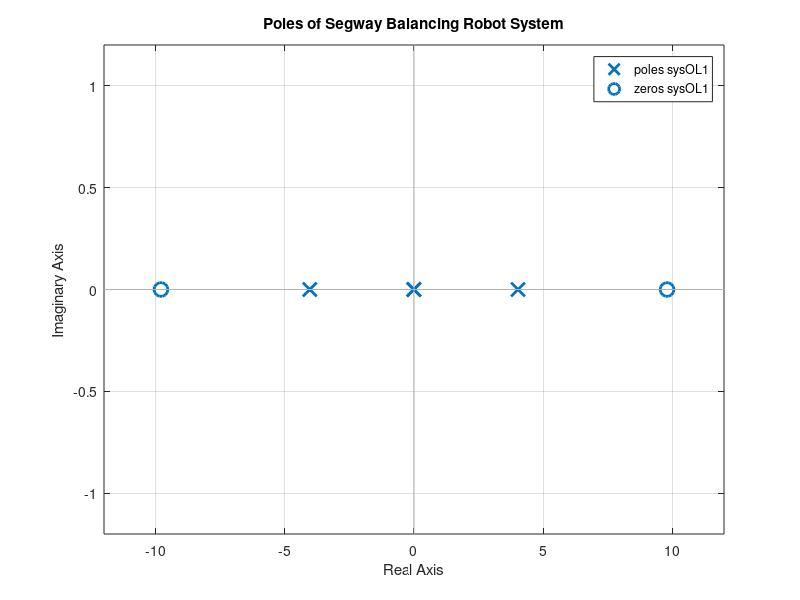
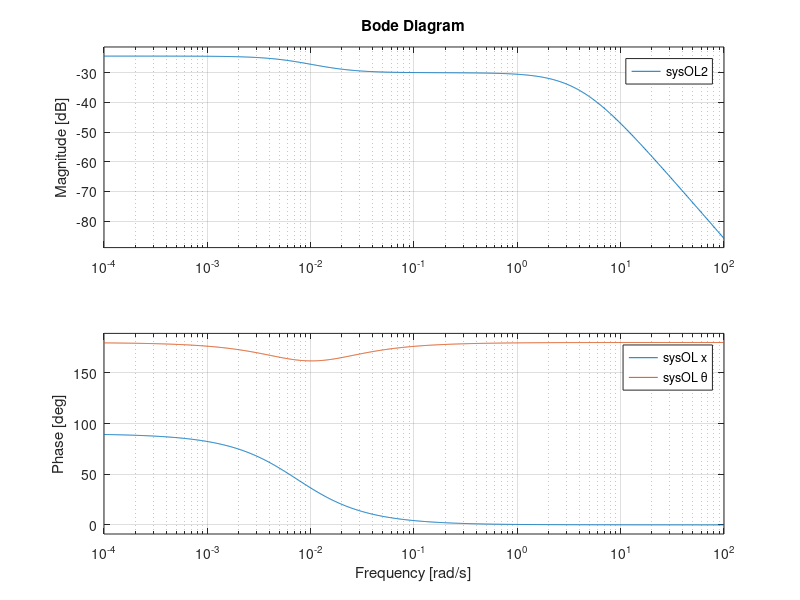
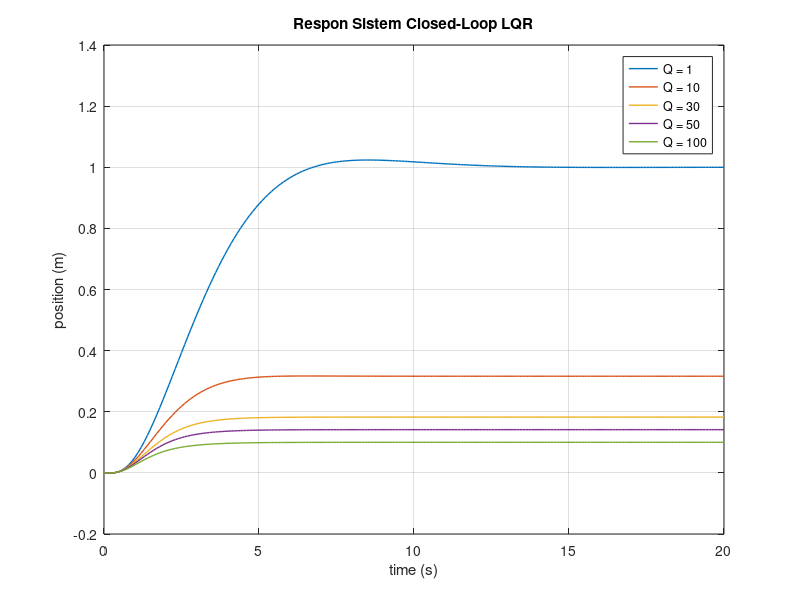
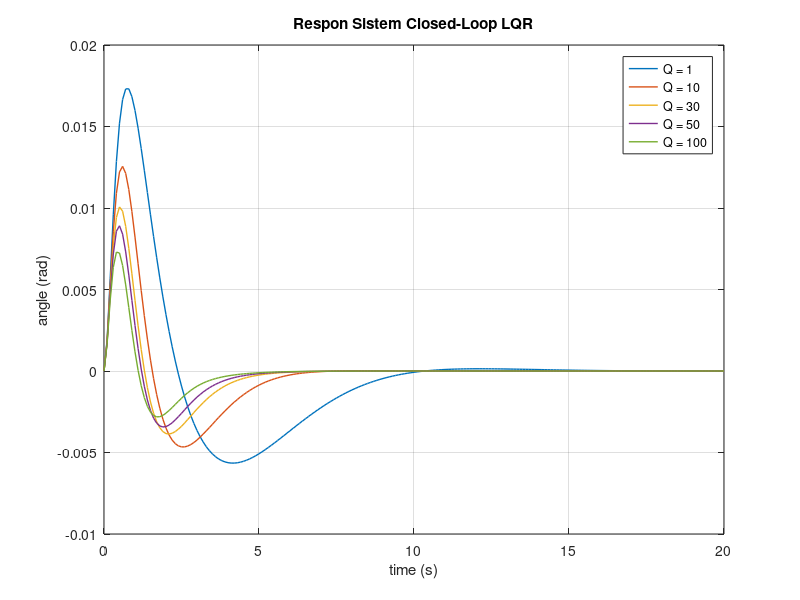

Write MATLAB code to recreate these figures, in order.
%% TUGAS BESAR KENDALI LANJUT (KL)
% Nama  : Gede Haris Widiarta
% NIM   : 1102174038
% Title : Segway Control with LQR
% Part  : 1 (State Space, Performansi OL, Ctrb, Obsv, LQR)
%%
% Define Parameter System
km = 0.1;       %torque constant motor (Nm/A)
ke = 0.12;      %torque constant/back EMF motor (Vs/rad)
Ri = 12;        %resistor value in DC motor (ohm)
mp = 5.4;       %mass of segway robot (kg)
mw = 0.8;       %mass of segway robot wheels (kg)
l  = 1.2;       %lenght/height body form the shaft (m)
Ip = 0.048;     %moment inertia of segway robot (kg*m^2)
Iw = 0.042;     %moment inertia of segway robot wheels (kg*m^2)
g  = 9.8;       %gravity value (m/s^2)
r  = 0.15;      %radius of segway wheels (m)

B1  = (2*mw + (2*Iw/r^2) + mp);
A1  = (Ip*B1 + 2*mp*l^2*(mw + (Iw/r^2)));
%%
% Define State Space Matrix
A = [0                     1                           0              0;
     0   (2*km*ke)*(mp*l*r-Ip-mp*l^2)/Ri*r^2*A1  (mp^2*g*l^2)/A1      0;
     0                     0                           0              1;
     0      (2*km*ke)*(r*B1-mp*l)/Ri*r^2*A1      (mp*g*l*B1)/A1       0];
 
B = [0 ; 2*km*(Ip*+mp*l^2-mp*l*r)/Ri*r*A1 ; 0 ;(2*km)*(mp*l-r*B1)/Ri*r*A1];
C = [1 0 0 0;0 0 1 0];
D = [0];
%%
% Open-Loop Response
sysOL1 = ss(A,B,C(1,:),D);
sysOL2 = ss(A,B,C(2,:),D);
%PZmap
disp('Poles Sistem: ')
poles = eig(A)
subplot(2, 2, 1:4)
pzmap(sysOL1)
hold on
% pzmap(sysOL2)
grid on
title('Poles of Segway Balancing Robot System')
%Bode Plot
figure(3)
bode(sysOL1)
hold on
bode(sysOL2)
grid on
set(legend('sysOL x','sysOL \theta'))
%%
% Controllability
Matrix_Co = ctrb(A,B)
Rank_Co   = rank(ctrb(A,B))
if Rank_Co == size(Matrix_Co);
    fprintf('System is Controllable\n')
else
    fprintf('System is Uncontrollable\n')
end
%%
% Observeability
Matrix_Ob = obsv(A,C(1,:))
Rank_Ob   = rank(obsv(A,C(1,:)))
if Rank_Ob == size(Matrix_Ob);
    fprintf('System is Observeable\n')
else
    fprintf('System is Unobserveable\n')
end
%%
% Linear Quadratic Regulator (LQR)
% Define LQR Parameter
% Variasi nilai Q dan R konstan (Model 1)
for i = 1:5;
    switch i
        case 1
            Q = diag([1 1 1 1]); R = 1;
        case 2
            Q = diag([10 10 10 10]); R = 1;
        case 3
            Q = diag([30 30 30 30]); R = 1;
        case 4
            Q = diag([50 50 50 50]); R = 1;
        case 5
            Q = diag([100 100 100 100]); R = 1;
    end
    
K1 = lqr(A,B,Q,R);K1
sysCL1 = ss(A-B*K1,B,C(1,:),D);
sysCL2 = ss(A-B*K1,B,C(2,:),D);

%Plotting LQR Model 1
t = 0:0.1:20;
y1 = step(sysCL1,t);
y2 = step(sysCL2,t);

figure(4)
plot(t,y1,'-','LineWidth',1);
grid on
title('Respon Sistem Closed-Loop LQR')
xlabel('time (s)')
ylabel('position (m)')
set(legend('Q = 1','Q = 10','Q = 30','Q = 50','Q = 100'))
hold on

figure(5)
plot(t,y2,'-','LineWidth',1);
grid on
title('Respon Sistem Closed-Loop LQR')
xlabel('time (s)')
ylabel('angle (rad)')
set(legend('Q = 1','Q = 10','Q = 30','Q = 50','Q = 100'))
hold on
end

% Variasi nilai R dan Q konstan (Model 2)
for i = 1:5;
    switch i
        case 1
            Q = eye(4); R = 1;
        case 2
            Q = eye(4); R = 10;
        case 3
            Q = eye(4); R = 30;
        case 4
            Q = eye(4); R = 50;
        case 5
            Q = eye(4); R = 100;
    end
    
K2 = lqr(A,B,Q,R);K2
sysCL1 = ss(A-B*K2,B,C(1,:),D);
sysCL2 = ss(A-B*K2,B,C(2,:),D);

%Plotting LQR Model 1
t = 0:0.1:50;
y1 = step(sysCL1,t);
y2 = step(sysCL2,t);

figure(6)
plot(t,y1,'-','LineWidth',1);
grid on
title('Respon Sistem Closed-Loop LQR')
xlabel('time (s)')
ylabel('position (m)')
set(legend('R = 1','R = 10','R = 30','R = 50','R = 100'))
hold on

figure(7)
plot(t,y2,'-','LineWidth',1);
grid on
title('Respon Sistem Closed-Loop LQR')
xlabel('time (s)')
ylabel('angle (rad)')
set(legend('R = 1','R = 10','R = 30','R = 50','R = 100'))
hold on
end
        